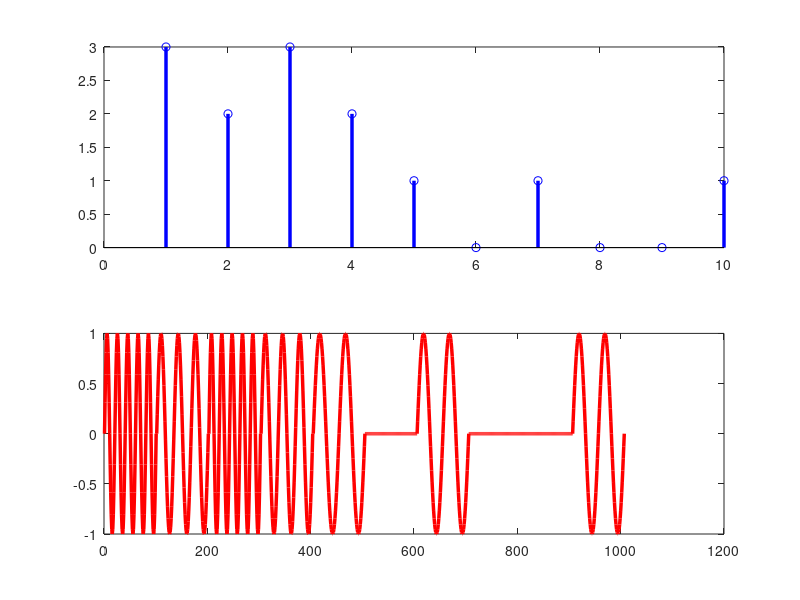

MATLAB code for this plot:
function trei
  
    data = randi(4, 1, 10) - ones(1, 10);
    
    T = 100;
    
    subplot(2, 1, 1)
    stem(data, 'LineWidth', 2.5, 'b');
    
    f1 = 2;
    f2 = 3;
    
    t = [0 : 1 / T : 1];
    signal = [];
  
    for i = 1 : 10
        if data(i) == 0
            signal = [signal zeros(1, T)];
            
        elseif data(i) == 1
            signal = [signal sin(2 * pi * f1 * t)]
            
        elseif data(i) == 2
            signal = [signal sin(2 * pi * f2 * t)]
            
        elseif data(i) == 3
            signal = [signal sin(2 * pi * (f1 + f2) * t)]
        end
    endfor
    
    subplot(2, 1, 2)
    plot(signal, 'LineWidth', 2.5, 'r');
    
endfunction
